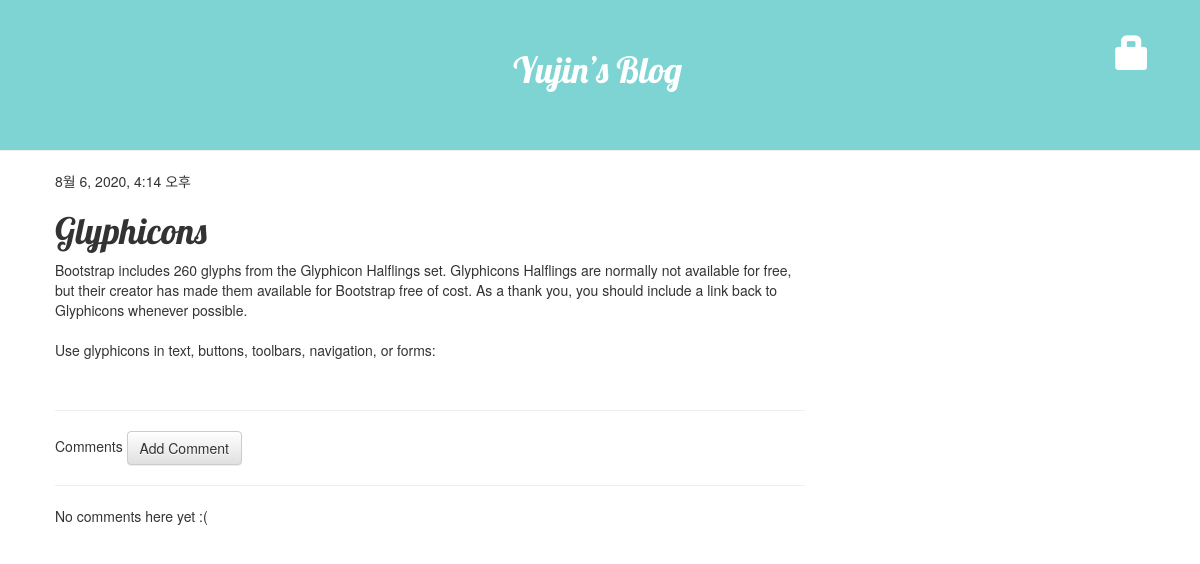
Screenshot of /post/9/ with the database file from the repository.
### blog/models.py (models this page shows, shortened)
class Post(models.Model):
    author = models.ForeignKey('auth.User',on_delete=models.CASCADE) # 글쓴이
    title = models.CharField(max_length=200, validators=[min_length_3_validator]) #제목
    text = models.TextField() # 내용
    created_date = models.DateTimeField(default=timezone.now) # 작성일
    published_date = models.DateTimeField(blank=True, null=True) # 게시일

### blog/views.py (the view)
# urls.py: path('post/<int:pk>/', views.post_detail, name = 'post_detail'),
def post_detail(request, pk):
    post = get_object_or_404(Post, pk=pk)
    return render(request, 'blog/post_detail.html', {'post':post})

### blog/templates/blog/post_detail.html (shortened to what this page needs)
{% extends 'blog/base.html' %}
{% block content %}
      <div class="post">
          {% if post.published_date %}
            <div class="date">
                {{post.published_date}}
            </div>
          {% endif %}
          <h1> {{post.title}}</h1>
          <p> {{post.text|linebreaksbr }}</p>
      </div>
    <hr>Comments
    <a class="btn btn-default" href="{% url 'add_comment_to_post' pk=post.pk %}">Add Comment</a>
    <hr>
    {% for comment in post.comments.all %}
    <div class="comment">
        <div class="date">
            {{ comment.created_date }}
            {% if not comment.approved_comment %}
                <a class="btn btn-default" href="{% url 'comment_remove' pk=comment.pk %}">
                    <span class="glyphicon glyphicon-remove"></span></a>
                <a class="btn btn-default" href="{% url 'comment_approve' pk=comment.pk %}">
                 <span class="glyphicon glyphicon-ok"></span></a>
            {% endif %}
        </div>
        <strong>{{ comment.author }}</strong>
        <p>{{ comment.text|linebreaks }} <hr></p>
    </div>
    {% empty %}
        <p>No comments here yet :( </p>
    {% endfor %}
{% endblock %}

### blog/static/css/blog.css (style rules this page uses)
h1,h2,h3,h4 { font-family: 'Lobster', cursive; }
.post { margin-bottom : 50px; }

### rows the page displays
Post: published_date "8월 6, 2020, 4:14 오후", title "Glyphicons", text "Bootstrap includes 260 glyphs from the Glyphicon Halflings set. Glyphicons Halflings are normally not available for free, but their creator has made them available for Bootstrap free of cost. As a thank you, you should include a link back to Glyphicons whenever possible. Use glyphicons in text, buttons, toolbars, navigation, or forms:"
